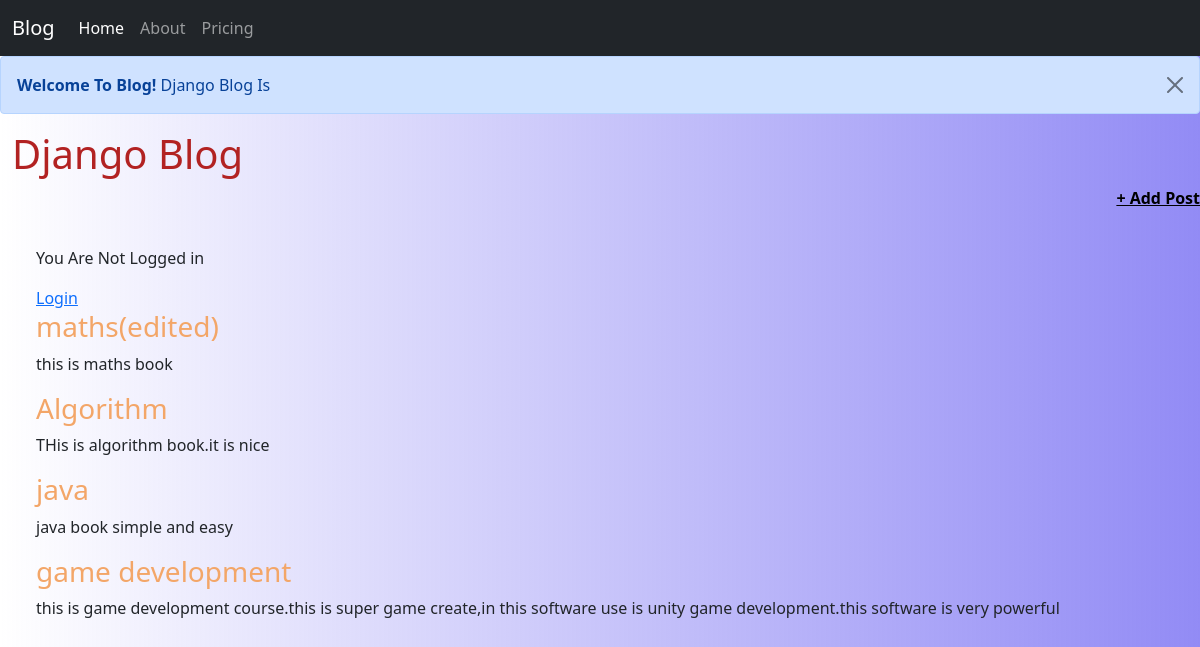
Screenshot of /blog/ with the database file from the repository.
### blog/models.py (models this page shows, shortened)
class Post(models.Model):
    title=models.CharField(max_length=50)
    author=models.ForeignKey(
        'auth.User',
        on_delete=models.CASCADE,
    )
    describe=models.TextField()
    def get_absolute_url(self):
        return reverse("post_detail",kwargs={'pk':self.pk})

### blog/views.py (the view)
# urls.py: path('',views.home,name='home'),
def home(request):
    mytext=Post.objects.all()
    params={'mytext':mytext}
    return render(request,'blog/home.html',params)

### blog/templates/blog/home.html (shortened to what this page needs)
{% extends 'blog/base.html' %}
{% load static %}
{% block body %}
{% if user.is_authenticated %}
    <p>hii {{user.username}}!</p>
    <p><a href="{% url 'logout' %}">Log Out</a></p>
{% else %}
    <p>You Are Not Logged in</p>
    <a href="{% url 'login' %}">Login</a>
{% endif %}
    {% for i in mytext %}
        <div class="post-entry">
            <h3><a href="{{i.get_absolute_url}}">{{i.title}}</a></h3>
            <p>{{i.describe}}</p>
        </div>
    {% endfor %}
{% endblock body %}

### blog/templates/blog/base.html (shortened to what this page needs)
{% load static %}
<!doctype html>
<html lang="en">
  <head>
    <link href="https://cdn.jsdelivr.net/npm/bootstrap@5.0.2/dist/css/bootstrap.min.css" rel="stylesheet">
    <link rel="stylesheet" href="{% static 'css/base.css' %}">
  </head>
  <body style="background-image: linear-gradient(to right, rgba(255,0,0,0), rgb(146, 139, 245));">
    <nav class="navbar navbar-expand-lg navbar-dark bg-dark">
        <div class="container-fluid">
          <a class="navbar-brand" href="{% url 'home' %}">Blog</a>
          <div class="collapse navbar-collapse" id="navbarNav">
            <ul class="navbar-nav">
              <li class="nav-item">
                <a class="nav-link active" aria-current="page" href="{% url 'home' %}">Home</a>
              </li>
              <li class="nav-item">
                <a class="nav-link" href="#">About</a>
              </li>
              <li class="nav-item">
                <a class="nav-link" href="#">Pricing</a>
              </li>
            </ul>
          </div>
        </div>
      </nav>
      <div class="alert alert-primary alert-dismissible fade show" role="alert">
        <strong>Welcome To Blog!</strong> Django Blog Is
        <button type="button" class="btn-close" data-bs-dismiss="alert" aria-label="Close"></button>
      </div>
    <header>
      <div class="nav-left">
        <h1><a href="{% url 'home' %}">Django Blog</a></h1>
      </div>
      <div class="nav-right">
        <a href="{% url 'post_new' %}">+ Add Post</a>
      </div>
    </header>
    <div class="test">
        {% block body %}
        {% endblock body %}
    </div>
  </body>
</html>

### blog/static/css/base.css (style rules this page uses)
header .nav-left h1 a { color:firebrick; text-decoration: none; margin: 12px; }
header .nav-right a { display: flex; justify-content: flex-end; color: black; font-weight: bold; }
.test { padding: 36px; }
.post-entry h3 a { text-decoration: none; color: rgb(243, 166, 104); }

### rows the page displays
Post: title "maths(edited)", describe "this is maths book"
Post: title "Algorithm", describe "THis is algorithm book.it is nice"
Post: title "java", describe "java book simple and easy"
Post: title "game development", describe "this is game development course.this is super game create,in this software use is unity game development.this software is very powerful"
